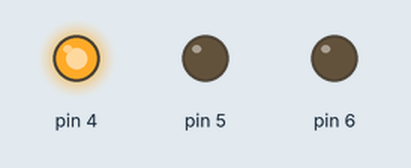
The sketch below on a simulated Arduino Uno, built with avr-gcc and run on an emulated ATmega328P. On the bench: output pins drawn as LEDs (lit = HIGH).

Above: at 0.2 s.
At 1.1 s:
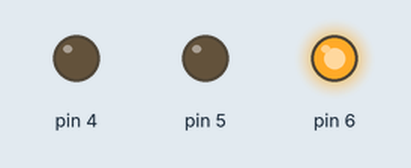
At 5.2 s:
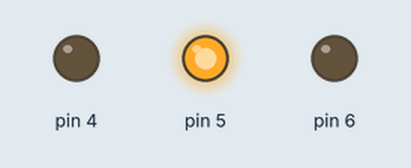
Timing chart, 0 to 5.9 s (numbered marks = the images above):
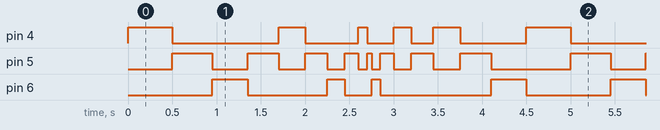

The sketch:

trafficlights.ino
```cpp
void setup() {
  // put your setup code here, to run once:
pinMode(4,OUTPUT);
pinMode(5,OUTPUT);
pinMode(6,OUTPUT);
}

void loop() {
  // put your main code here, to run repeatedly:
digitalWrite(4,HIGH);
digitalWrite(5,LOW);
digitalWrite(6,LOW);
delay(500);

digitalWrite(4,LOW);
digitalWrite(5,HIGH);
digitalWrite(6,LOW);
delay(450);

digitalWrite(4,LOW);
digitalWrite(5,LOW);
digitalWrite(6,HIGH);
delay(400);

digitalWrite(4,LOW);
digitalWrite(5,HIGH);
digitalWrite(6,LOW);
delay(350);

digitalWrite(4,HIGH);
digitalWrite(5,LOW);
digitalWrite(6,LOW);
delay(300);

digitalWrite(4,LOW);
digitalWrite(5,HIGH);
digitalWrite(6,LOW);
delay(250);

digitalWrite(4,LOW);
digitalWrite(5,LOW);
digitalWrite(6,HIGH);
delay(200);

digitalWrite(4,LOW);
digitalWrite(5,HIGH);
digitalWrite(6,LOW);
delay(150);

digitalWrite(4,HIGH);
digitalWrite(5,LOW);
digitalWrite(6,LOW);
delay(100);

digitalWrite(4,LOW);
digitalWrite(5,HIGH);
digitalWrite(6,LOW);
delay(50);

digitalWrite(4,LOW);
digitalWrite(5,LOW);
digitalWrite(6,HIGH);
delay(100);

digitalWrite(4,LOW);
digitalWrite(5,HIGH);
digitalWrite(6,LOW);
delay(150);

digitalWrite(4,HIGH);
digitalWrite(5,LOW);
digitalWrite(6,LOW);
delay(200);

digitalWrite(4,LOW);
digitalWrite(5,HIGH);
digitalWrite(6,LOW);
delay(250);

digitalWrite(4,HIGH);
digitalWrite(5,LOW);
digitalWrite(6,LOW);
delay(300);

digitalWrite(4,LOW);
digitalWrite(5,HIGH);
digitalWrite(6,LOW);
delay(350);

digitalWrite(4,LOW);
digitalWrite(5,LOW);
digitalWrite(6,HIGH);
delay(400);
}
```

Measured:
- by itself, pin 6: repeats every 4.5 s: LOW 0.90 s, HIGH 0.20 s, LOW 0.30 s, HIGH 0.10 s, LOW 1.3 s, HIGH 0.40 s, LOW 0.95 s, HIGH 0.40 s
- by itself, pin 4: repeats every 4.5 s: LOW 1.2 s, HIGH 0.30 s, LOW 0.60 s, HIGH 0.10 s, LOW 0.30 s, HIGH 0.20 s, LOW 0.25 s, HIGH 0.30 s, LOW 0.75 s, HIGH 0.50 s
- by itself, pin 5: repeats every 4.5 s: LOW 0.40 s, HIGH 0.35 s, LOW 0.30 s, HIGH 0.25 s, LOW 0.20 s, HIGH 0.15 s, LOW 0.10 s, HIGH 0.05 s, LOW 0.10 s, HIGH 0.15 s, LOW 0.20 s, HIGH 0.25 s, LOW 0.30 s, HIGH 0.35 s, LOW 0.90 s, HIGH 0.45 s
